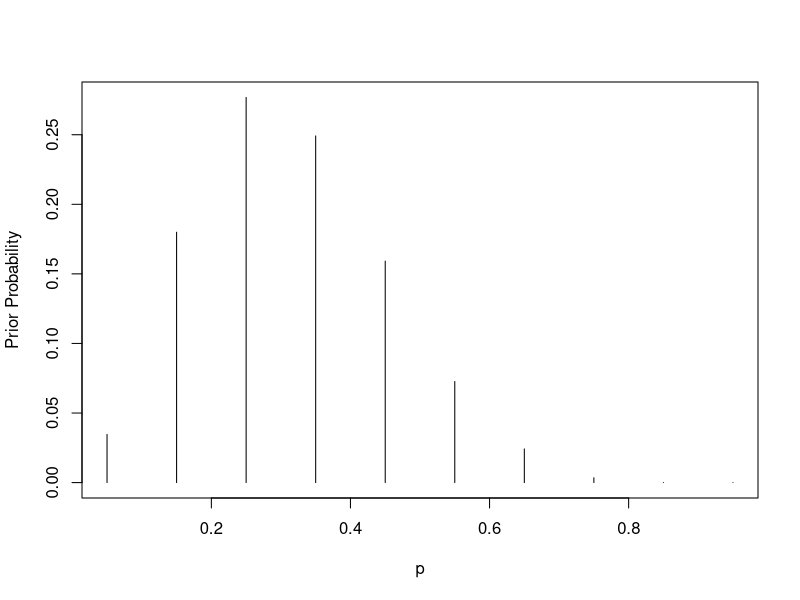

Source code (R): (Note: this script raises an error after producing the figure.)
# Bayesian Computation with R (Second Edition)
# by Jim Albert

# 2 Introduction to Bayesian Thinking

# 2.1 Introduction

# 2.2 Learning About the Proportion of Heavy Sleepers

# 2.3 Using a Discrete Prior 

p <- seq(0.05, 0.95, by = 0.1)
prior <- c(1, 5.2, 8, 7.2, 4.6, 2.1, 0.7, 0.1, 0, 0)
prior <- prior/sum(prior)
plot(p, prior, type = "h", ylab = "Prior Probability")

# Fig. 2.1. A discrete prior distribution for a proportion p.

data <- c(11, 16)
post <- pdisc(p, prior, data)
round(cbind(p, prior, post), 2)

library(lattice)
PRIOR <- data.frame("prior", p, prior)
POST <- data.frame("posterior", p, post)
names(PRIOR) <- c("Type", "P", "Probability")
names(POST) <- c("Type", "P", "Probability")
data <- rbind(PRIOR, POST)
xyplot(Probability ~ P | Type, data = data, layout = c(1, 2), type = "h", lwd = 3, col = "black")

# Fig. 2.2. Prior and posterior distributions for a proportion p using a discrete prior.

# 2.4 Using a Beta Prior 

quantile2 <- list(p = 0.9, x = 0.5)
quantile1 <- list(p = 0.5, x = 0.3)
beta.select(quantile1, quantile2)

a <- 3.26
b <- 7.19
s <- 11
f <- 16
curve(dbeta(x, a + s, b + f), from = 0, to = 1, xlab = "p", ylab = "Density", lty = 1, lwd = 4)
curve(dbeta(x, s + 1, f + 1), add = TRUE, lty = 2, lwd = 4)
curve(dbeta(x, a, b), add = TRUE, lty = 3, lwd = 4)
legend(0.7, 4, c("Prior", "Likelihood", "Posterior"), lty = c(3, 2, 1), lwd = c(3, 3, 3))

# Fig. 2.3. The prior density g(p), the likelihood function L(p), and the posterior 
# density g(p|data) for learning about a proportion p.

1 - pbeta(0.5, a + s, b + f)

qbeta(c(0.05, 0.95), a + s, b + f)

ps <- rbeta(1000, a + s, b + f)

hist(ps, xlab = "p",main = "")

# Fig. 2.4. A simulated sample from the beta posterior distribution of p.

sum(ps >= 0.5)/1000

quantile(ps, c(0.05, 0.95))

# 2.5 Using a Histogram Prior 

midpt <- seq(0.05, 0.95, by = 0.1)
prior <- c(1, 5.2, 8, 7.2, 4.6, 2.1, 0.7, 0.1, 0, 0)
prior <- prior/sum(prior)
curve(histprior(x, midpt, prior), from = 0, to = 1, ylab = "Prior density", ylim = c(0, 0.3))

# Fig. 2.5. A histogram prior for a proportion p.

curve(histprior(x, midpt, prior) * dbeta(x, s + 1, f + 1), from = 0, to = 1, ylab = "Posterior density")

# Fig. 2.6. The posterior density for a proportion using a histogram prior

p <- seq(0, 1, length = 500)
post <- histprior(p, midpt, prior) * dbeta(p, s + 1, f + 1)
post <- post/sum(post)

ps <- sample(p, replace = TRUE, prob = post)

hist(ps, xlab = "p", main = "")

# Fig. 2.7. A histogram of simulated draws from the posterior distribution of p with the use of a histogram prior.

# 2.6 Prediction

p <- seq(0.05, 0.95, by = 0.1)
prior <- c(1, 5.2, 8, 7.2, 4.6, 2.1, 0.7, 0.1, 0, 0)
prior <- prior/sum(prior)
m <- 20
ys <- 0:20
pred = pdiscp(p, prior, m, ys)
round(cbind(0:20, pred), 3)

ab <- c(3.26, 7.19)
m <- 20
ys <- 0:20
pred <- pbetap(ab, m, ys)

p <- rbeta(1000, 3.26, 7.19)

y <- rbinom(1000, 20, p)

table(y)

freq <- table(y)
ys <- as.integer(names(freq))
predprob <- freq/sum(freq)
plot(ys, predprob, type = "h", xlab = "y", ylab = "Predictive Probability")

# Fig. 2.8. A graph of the predictive probabilities of the number of sleepers y ̃ in a future sample of size 20 when
# the proportion is assigned a beta(3.26, 7.19) prior.

dist <- cbind(ys, predprob)
dist

covprob <- 0.9
discint(dist, covprob)

# 2.7 Further Reading

# 2.8 Summary of R Functions

# 2.9 Exercises
